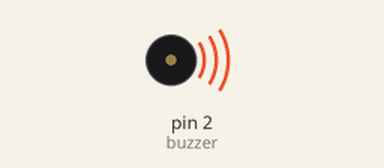
This sketch was run on a simulated Arduino Uno, built with avr-gcc and run on an emulated ATmega328P. Parts: buzzer (waves = sounding, pin HIGH). At 4.5 s the program stops and its outputs stay as they are.

Above: at 0.5 s.
Timing chart, 0 to 3.5 s (numbered marks = the images above):
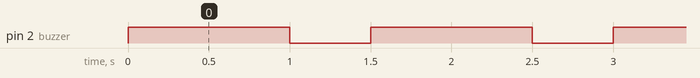

The sketch:

buzzer.ino
```cpp
const int buzzer = 2;

void setup() {
 pinMode(buzzer, OUTPUT);
 digitalWrite(buzzer, LOW);
}

void loop() {
digitalWrite(buzzer, HIGH);
delay(1000);
digitalWrite(buzzer, LOW);
delay(500);
digitalWrite(buzzer, HIGH);
delay(1000);
digitalWrite(buzzer, LOW);
delay(500);
digitalWrite(buzzer, HIGH);
delay(1000);
digitalWrite(buzzer, LOW);
delay(500);
while(1);
}
```

Measured:
- by itself, pin 2 (buzzer): alternates HIGH for 1.0 s and LOW for 0.50 s, 6 changes in all, then stays LOW
